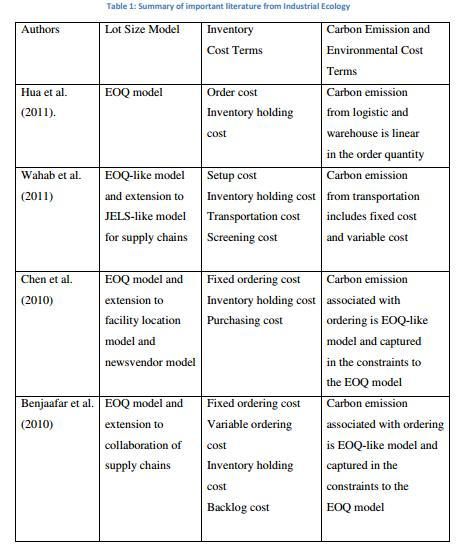
#> input picture main/Invoice and Table Extraction/3S1Ii.jpg, 465 x 556 px, found by its file name
$ jupyter execute --allow-errors invoice_and_table.ipynb   (shell and % lines are left out)
#> lines starting #> are read from the running program, lines starting #| are printed output that depends on the picture; after the words box and inside, x2 and y2 are one past the last pixel; in counts of white or black regions, pixels touching at a corner belong together
[cell 1]
import torch
#> (the rest of this cell did not finish here and is left out)

[cell 2]
text = """
Adolf Hitler: The Rise, Ideology, and Impact of a Twentieth-Century Dictator

Adolf Hitler, born on April 20, 1889, in Braunau am Inn, Austria-Hungary, is one of the most notorious figures in modern history. His impact on the world, particularly during the 1930s and 1940s, continues to shape global perspectives on nationalism, fascism, and the consequences of unchecked authoritarianism. This essay explores Hitler’s life, his ideological foundations, the circumstances that propelled him to power, his policies, and the devastating legacy he left behind.

Early Life and Background
Adolf Hitler was born to Alois Hitler and Klara Pölzl. His father was a customs official, and his mother was from a peasant background. Hitler’s childhood was marked by several familial tragedies, including the deaths of his siblings and his father. After his father’s death in 1903, Hitler moved to Vienna, where he struggled as a young artist and developed strong nationalist and anti-Semitic views. His experiences in Vienna, a hotbed of ethnic tensions and political radicalism, deeply influenced his later ideological beliefs.

Formation of Ideology
Hitler’s worldview was shaped by a combination of factors: his experiences in Vienna, exposure to nationalist literature, and resentment towards the Treaty of Versailles and the perceived betrayal of Germany during World War I. Central to Hitler’s ideology was an extreme form of nationalism, which glorified the Germanic "Aryan" race as superior, and a virulent anti-Semitism, blaming Jews for many of Germany’s social, economic, and political problems.

Rise to Power
Following World War I, Germany was in a state of economic and political turmoil. The Weimar Republic, established in 1919, faced challenges from both the extreme left (Communists) and the extreme right (nationalists and fascists). Hitler joined the German Workers’ Party (DAP) in 1919, which later became the National Socialist German Workers’ Party (NSDAP or Nazi Party). His charismatic speaking ability and radical ideas quickly gained him a following.

The Munich Beer Hall Putsch of 1923, although unsuccessful, brought Hitler national attention. During his imprisonment, he wrote "Mein Kampf," outlining his political ideology and strategies for Germany’s future. By the early 1930s, the Nazis had become a significant political force, capitalizing on widespread discontent with the Weimar Republic and the Great Depression. In 1933, Hitler was appointed Chancellor of Germany by President Paul von Hindenburg, marking the beginning of his consolidation of power.

Policies and Actions
Once in power, Hitler swiftly transformed Germany into a totalitarian state. He dismantled democratic institutions, suppressed political opposition, and established the Gestapo (Secret State Police) to eliminate dissent. The Nuremberg Laws of 1935 stripped Jews of their citizenship and rights, paving the way for increasingly harsh persecution. Hitler’s aggressive foreign policy aimed to overturn the Treaty of Versailles and expand German territory, leading to the annexation of Austria (Anschluss) in 1938 and the invasion of Poland in 1939, triggering World War II.

World War II and Holocaust
Hitler’s aggressive expansionist policies plunged Europe into a devastating conflict. The Holocaust, Hitler’s systematic genocide of six million Jews and millions of others deemed "undesirable" by Nazi ideology, remains one of the darkest chapters in human history. Concentration camps such as Auschwitz-Birkenau became symbols of the Nazis’ brutality and the industrialized murder of millions.

Downfall and Legacy
The tide of World War II turned against Germany in 1942, following defeats in Stalingrad and El Alamein. Allied forces, led by the United States, Soviet Union, and Great Britain, launched a coordinated assault that culminated in Hitler’s suicide in his Berlin bunker on April 30, 1945. Germany surrendered unconditionally on May 7, 1945, marking the end of the Nazi regime.

Hitler’s legacy is complex and continues to evoke strong emotions. His crimes against humanity and the devastation wrought by World War II led to a profound reevaluation of nationalism, racism, and the dangers of unchecked authoritarianism. The Nuremberg Trials held after the war established principles of international justice and accountability for war crimes.

Conclusion
Adolf Hitler’s life and actions represent a cautionary tale about the dangers of totalitarianism, xenophobia, and unchecked political power. His rise to power and the horrors of the Holocaust serve as stark reminders of the consequences of hatred and discrimination. Understanding Hitler’s ideology and impact is essential for grappling with the complexities of modern history and ensuring that such atrocities are never repeated.

In conclusion, Adolf Hitler’s influence on the twentieth century cannot be overstated. From his early life in Austria to his catastrophic reign as dictator of Nazi Germany, Hitler’s actions continue to reverberate through history. His ideology, policies, and the genocide he orchestrated during World War II remain chilling reminders of the darkest potentials of human nature.
"""

[cell 3]
len(text)

[cell 4]
from transformers import T5Tokenizer, T5ForConditionalGeneration, T5Config
model_name = "t5-small"
#> (the rest of this cell did not finish here and is left out)

[cell 5]
def T5_GenerateSummary(text):
  preprocessed_text = text.strip().replace('\n','')
  t5_input_text = 'summarize: ' + preprocessed_text
  tokenized_text = tokenizer.encode(t5_input_text, return_tensors='pt', max_length=512).to(device)
  summary_ids = model.generate(tokenized_text, min_length=50, max_length=100)
  summary = tokenizer.decode(summary_ids[0], skip_special_tokens=True)
  return summary

#> (a cell that did not finish here is left out)

[cell 7]
import cv2
import pytesseract
from google.colab.patches import cv2_imshow  # Required for displaying images in Colab

# Path to Tesseract executable (if not in your PATH environment variable)
pytesseract.pytesseract.tesseract_cmd = r'/usr/bin/tesseract'

[cell 8]
img = cv2.imread('/content/1131w-zvoLwRH8Wys.webp')

[cell 9]
import matplotlib.pyplot as plt

#> (a cell that did not finish here is left out)

#> (a cell that did not finish here is left out)

[cell 12]
img = cv2.imread('/content/receipt1.png')


# Perform OCR using Tesseract
#> (the rest of this cell did not finish here and is left out)

#> (a cell that did not finish here is left out)

[cell 14]
def f1(text):
  preprocessed_text = text.strip().replace('\n','')
  t5_input_text = 'summarize: ' + preprocessed_text
  tokenized_text = tokenizer.encode(t5_input_text, return_tensors='pt', max_length=512).to(device)
  summary_ids = model.generate(tokenized_text, min_length=20, max_length=30)
  summary = tokenizer.decode(summary_ids[0], skip_special_tokens=True)
  return summary

#> (a cell that did not finish here is left out)

[cell 16]
sum

[cell 17]
import spacy

# Load spaCy model for English
#> (the rest of this cell did not finish here and is left out)

#> (a cell that did not finish here is left out)

[cell 19]
import json
import requests

url = "https://ocr.asprise.com/api/v1/receipt"

image = "receipt3.jpg"

#> (the rest of this cell did not finish here and is left out)

Table Summary From here

[cell 20]
import cv2
import numpy as np
from google.colab.patches import cv2_imshow

# Load the image
image = cv2.imread('/content/3S1Ii.jpg')
#> image is the input picture: shape (556, 465, 3); mean B, G, R 237.7, 237.9, 237.7

# Convert to grayscale
gray = cv2.cvtColor(image, cv2.COLOR_BGR2GRAY)

# Apply GaussianBlur to reduce noise
blur = cv2.GaussianBlur(gray, (5, 5), 0)
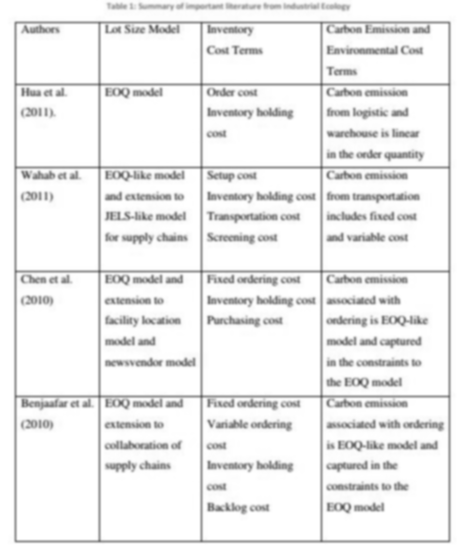
#> blur: shape (556, 465); min 84, max 255, mean 237.9

# Apply adaptive thresholding
thresh = cv2.adaptiveThreshold(blur, 255, cv2.ADAPTIVE_THRESH_MEAN_C, cv2.THRESH_BINARY_INV, 11, 4)
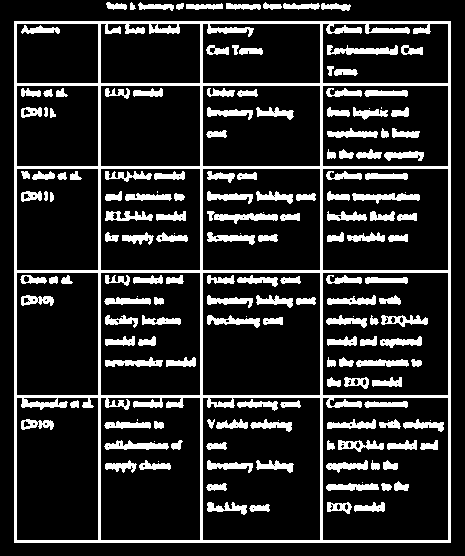
#> thresh: shape (556, 465); 17% white; 172 white regions (17 under 20 px)

# Display the processed image
cv2_imshow( thresh)

[cell 21]
# Find contours
contours, _ = cv2.findContours(thresh, cv2.RETR_EXTERNAL, cv2.CHAIN_APPROX_SIMPLE)
#> contours = 10 contours; largest, box (x1, y1, x2, y2) and area: (14, 21, 451, 543) 227156, (283, 3, 320, 10) 142, (186, 3, 223, 10) 140, (138, 2, 174, 11) 140, (226, 3, 261, 10) 138

# Sort contours by area and find the largest contour (assumed to be the table)
contours = sorted(contours, key=cv2.contourArea, reverse=True)
largest_contour = contours[0]
#> largest_contour = [[14, 21], [14, 542], [450, 542], [450, 21]]

# Draw contours (optional for visualization)
cv2.drawContours(image, [largest_contour], -1, (0, 255, 0), 2)
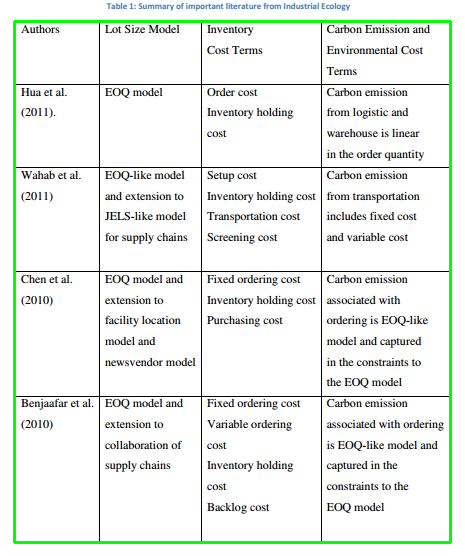
#> image: shape (556, 465, 3); 2.22% of pixels changed, all inside (x1, y1, x2, y2) = (13, 20, 452, 544)

# Display the image with contours
cv2_imshow( image)

[cell 22]
# Get bounding box coordinates
x, y, w, h = cv2.boundingRect(largest_contour)
#> x = 14; y = 21; w = 437; h = 522

# Crop the table region from the original image
table_region = image[y:y+h, x:x+w]
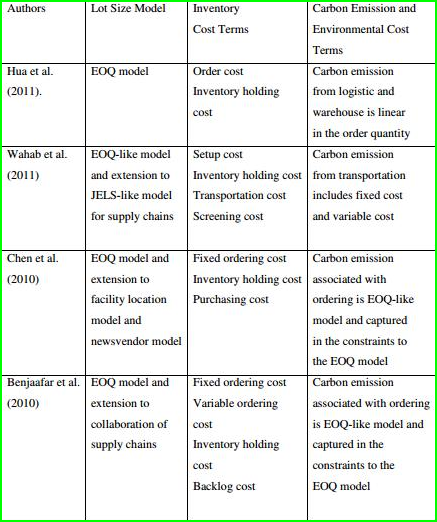
#> table_region: shape (522, 437, 3); mean B, G, R 233.6, 238.2, 233.8

# Display the extracted table region
cv2_imshow( table_region)
